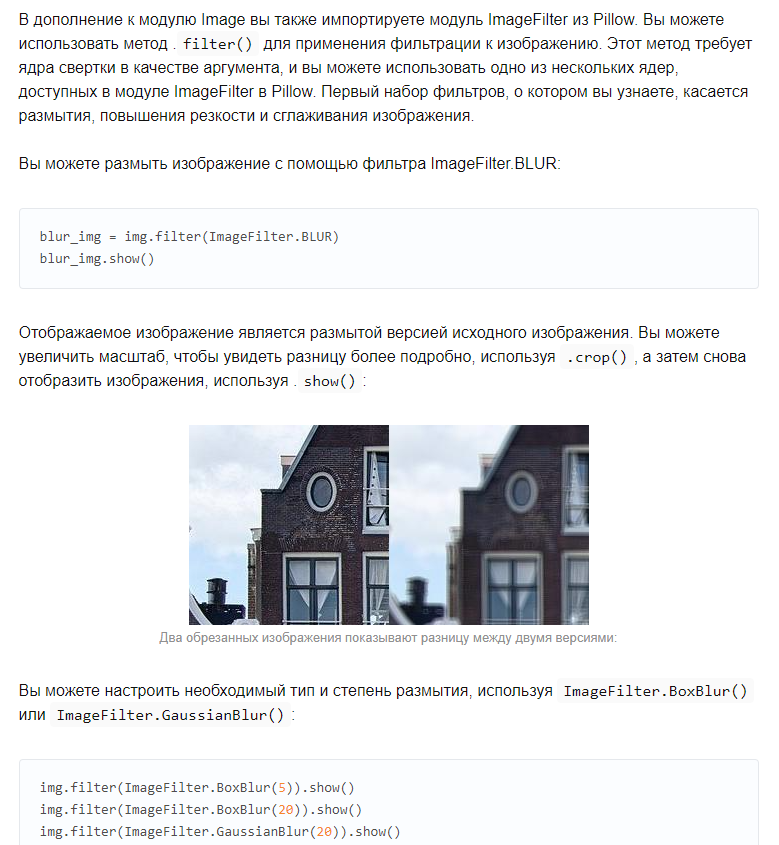
#> input picture practices/practice8/1.png, 779 x 845 px
$ python run_4variant.py
#> lines starting #> are read from the running program, lines starting #| are printed output that depends on the picture
from PIL import Image, ImageEnhance

img = Image.open("1.png")
#> img is the input picture: PIL image 779x845 RGB; mean R, G, B 230.5, 231.5, 233.3
img.show()
enhancer = ImageEnhance.Brightness(img)
img = enhancer.enhance(1.2)
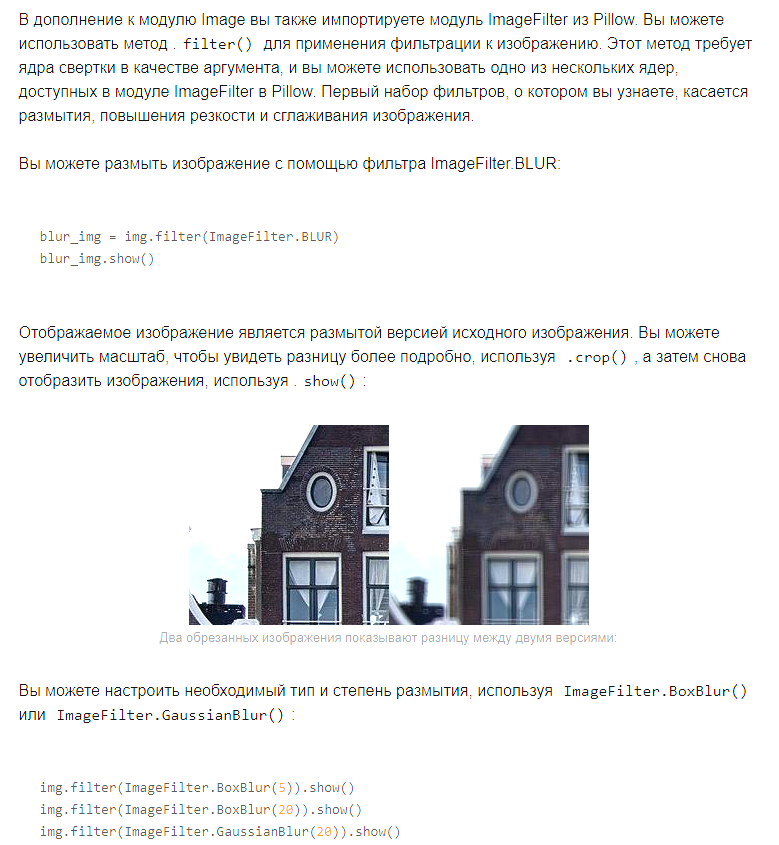
#> img: PIL image 779x845 RGB; mean R, G, B 235, 235.4, 236.4
img.show()
